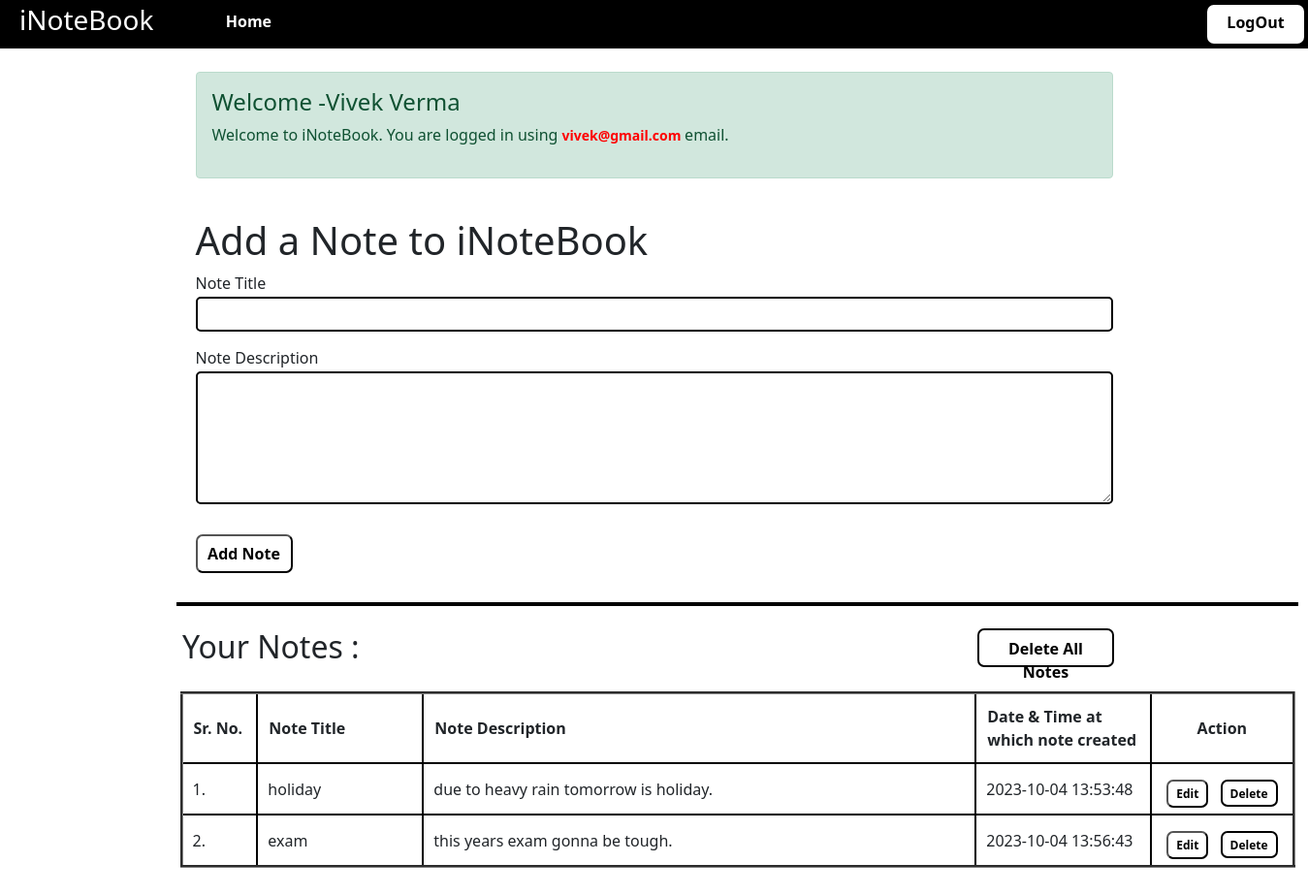
Page /welcome.php (signed in) on the committed database.
### tables this page shows
CREATE TABLE `notes` (
  `noteId` int(11) NOT NULL,
  `userId` int(10) NOT NULL,
  `title` varchar(200) NOT NULL,
  `description` varchar(1000) NOT NULL,
  `time` timestamp NOT NULL DEFAULT current_timestamp()
);

### welcome.php (the view, shortened to what this page needs)
<?php
include "dbconnect1.php";
if(!isset($_SESSION['logedin']) || $_SESSION['logedin']==false){
  $flag=false;
}
else{
  $username=ucfirst($_SESSION['username']);
  $userId=$_SESSION['userid'];
}
?>
<!doctype html>
<html lang="en">
<head>
  <link href="https://cdn.jsdelivr.net/npm/bootstrap@5.0.2/dist/css/bootstrap.min.css" rel="stylesheet">
  <link rel="stylesheet" href="welcome.css">
</head>
<body>
  <?php
    include 'nav1.php';
  ?>
  <div class="container my-4" >
    <div class="alert alert-success" role="alert">
      <h4 class="alert-heading">Welcome -<?php echo $username;?></h4>
      <p>Welcome to iNoteBook. You are logged in using <small><?php echo $_SESSION['email']; ?> </small>email.</p>
    </div>
  </div>
  <main>
    <div class="note container">
        <form action="/php_project/welcome.php" method="post">
        <h1>Add a Note to iNoteBook</h1>
        <label for="">Note Title</label>
        <input type="text" name="title" class="m10 br input">
        <label for="">Note Description</label>
        <textarea name="description" id="" cols="30" rows="5" class="m10 br input"></textarea>
        <button id="submit" class="br">Add Note</button>
        </form>
    </div>
    <div id="hr">
    <div class="table" >
      <?PHP
        include "dbconnect1.php";
        $sql="SELECT * FROM `notes` WHERE `userId`=$userId";
        $result=mysqli_query($connect,$sql);
        echo'<a href="delete1.php?userId='.$userId.'" class="deleteall ">Delete All Notes</a>';
        echo '<h2 id="your_note">Your Notes :</h2>';
        echo'
          <table border="3">
            <tr>
                <th class="srno">Sr. No.</th>
                <th class="title">Note Title</th>
                <th class="desc">Note Description</th>
                <th class="time">Date & Time at which note created </th>
                <th class="actioncolumn">Action</th>
            </tr>
        ';
        $i=1;
        while($row=mysqli_fetch_assoc($result)){
          echo '
            <tr>
                <td id="hide">'.$row['noteId'].'</td>
                <td>'.$i.'.</td>
                <td class="title title1" value="">'.$row['title'].'</td>
                <td class="desc">'.$row['description'].'</td>
                <td>'.$row['time'].'</td>
                <td class="actioncolumn">
                    <button id="edit" class="edit1 action">Edit</button>
                    <a id="delete" class="action" href="delete.php?note_id='.$row['noteId'].'" onclick="display()">Delete</a>
                </td>
            </tr>
          ';
          $i=$i+1;
        }
      ?>
          </table>
    </div>
  </main>
</body>
</html>

### nav1.php (shortened to what this page needs)
<?php
    if(isset($_SESSION['logedin']) && $_SESSION['logedin']==true){
        $logedin=true;
    }
    else{
        $logedin=false;
    }
?>
<!DOCTYPE html>
<html lang="en">
<head>
</head>
<body>
    <nav>
        <div class="logo">
            <h3>iNoteBook</h3>
            <a  href="/php_project/welcome.php">Home</a>
        </div>
        <div>
            <?php
                if(!$logedin){
                    echo '
                        <a  href="/php_project/login.php">Login</a>
                        <a  href="/php_project/signup.php">Sign Up</a>
                    ';
                }
                else{
                    echo '
                        <a  href="/php_project/logout.php">LogOut</a>
                    ';
                }
            ?>
        </div>
    </nav>
</body>
</html>

### welcome.css (style rules this page uses)
.container { margin-top: 40px; width: 970px; }
input,textarea { margin-bottom: 15px; }
table { margin: 0px auto; width: 1150px; }
.table { margin-top: 90px; border-collapse: collapse; padding-bottom: 100px; }
table td,th { padding: 6px 10px; border: 2px solid black; }
th { padding: 11px; }
.title { width: 120px; }
.time { width: 127px; }
.desc { width: 400px; }
.srno { width: 55px; }
.actioncolumn { text-align: center; width: 103px; }
#delete { color: black; background: white; border: 2px solid black; }
#hr { margin-top: 30px; height: 4px; width: 1157px; margin-left: 182px; background-color: black; border: 2px solid black; }
.deleteall { border: 2px solid black; padding: 7px; position: absolute; right: 200px; top: 648px; width: 141px; }
#your_note { position: absolute; left: 188px; top: 648px; }
small { color: red; font-weight: 650; }

### nav1.php (style rules this page uses)
* { margin: 0; padding: 0; box-sizing: border-box; }
nav { width: 100%; background-color: black; color:white; display: flex; justify-content: space-between; padding: 10px; align-items: center; padding: 4px; padding-left: 20px; }
nav div { display:flex; }
a { width: 100px; height: 40px; padding-top: 6px; background-color: white; border-radius: 7px; font-weight: 700; text-align: center; margin-left: 8px; text-decoration: none; color: black; }
label { width:100%; }
.input { width: 100%; border-radius: 5px; margin-top: 2px; padding: 3px; padding-left: 7px; font-size: 17px; border:2px solid black; }
button { width: 100px; height: 40px; background-color: white; border-radius: 7px; font-weight: 700; text-align: center; text-decoration: none; color: black; margin-top: 10px; }
.action { width: auto; padding: 3.5px 8px; font-size: 12px; height: auto; }
nav .logo h3 { margin-right:40px; }
nav .logo a { color:white; background:black; }

### rows in the picture
notes: title "holiday", description "due to heavy rain tomorrow is holiday.", time "2023-10-04 13:53:48"
notes: title "exam", description "this years exam gonna be tough.", time "2023-10-04 13:56:43"

### other values in the picture
$username "Vivek Verma"
$_SESSION['email'] "vivek@gmail.com"
